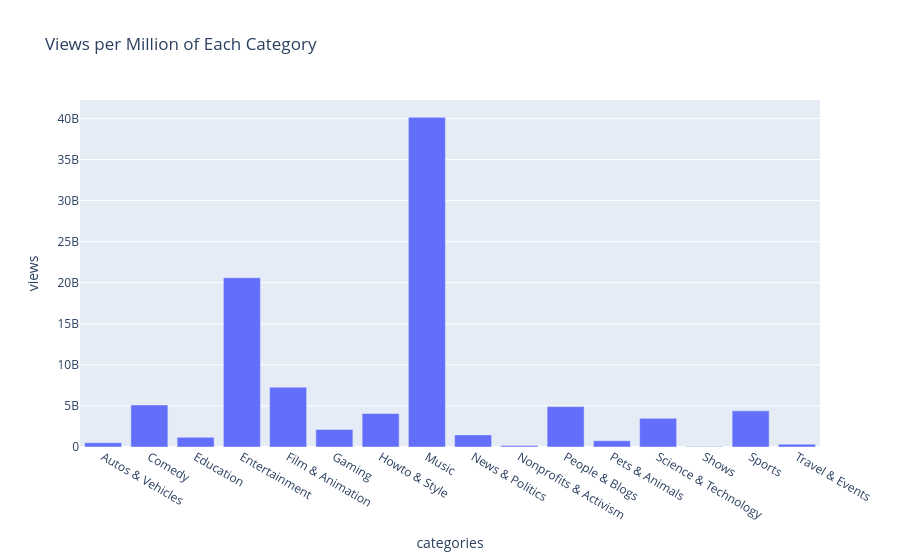

Source (notebook cell):
### Code cell
fig = px.bar(Views_in_millions_of_the_cats, x='categories', y='views', title='Views per Million of Each Category')

fig.write_image("pictures/Views-per-Million-of-Each-Category.png")

fig.show()

### Figure 1 — Plotly figure (JSON) as saved in the notebook; plotly's stock layout.template omitted (floating-point values rounded to 4 significant figures)
{"data": [{"hovertemplate": "categories=%{x}<br>views=%{y}<extra></extra>", "legendgroup": "", "marker": {"color": "#636efa", "pattern": {"shape": ""}}, "name": "", "orientation": "v", "showlegend": false, "textposition": "auto", "type": "bar", "x": ["Autos & Vehicles", "Comedy", "Education", "Entertainment", "Film & Animation", "Gaming", "Howto & Style", "Music", "News & Politics", "Nonprofits & Activism", "People & Blogs", "Pets & Animals", "Science & Technology", "Shows", "Sports", "Travel & Events"], "xaxis": "x", "y": [520690717, 5117426208, 1180629990, 20604388195, 7284156721, 2141218625, 4078545064, 40132892190, 1473765704, 168941392, 4917191726, 764651989, 3487756816, 51501058, 4404456673, 343557084], "yaxis": "y"}], "layout": {"barmode": "relative", "legend": {"tracegroupgap": 0}, "title": {"text": "Views per Million of Each Category"}, "xaxis": {"anchor": "y", "domain": [0, 1], "title": {"text": "categories"}}, "yaxis": {"anchor": "x", "domain": [0, 1], "title": {"text": "views"}}}}
